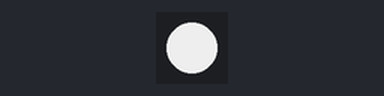
The sketch below on a simulated ESP32. On the bench: 1 RGB LEDs in strip order, left to right.

Above: at 0.06 s.
At 0.66 s:
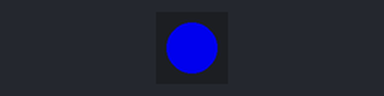
At 1.38 s:
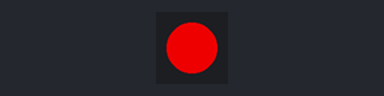
At 2.82 s:
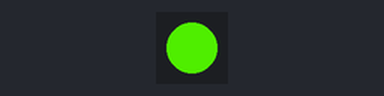
Timing chart, 0 to 3.1 s (numbered marks = the images above):
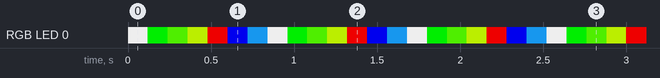

Measured:
- by itself, RGB LED 0: repeats every 0.84 s: RGB(0, 200, 0) 0.12 s, RGB(66, 200, 0) 0.12 s, RGB(157, 200, 0) 0.12 s, RGB(200, 0, 0) 0.12 s, RGB(0, 0, 200) 0.12 s, RGB(19, 127, 200) 0.12 s, RGB(200, 200, 200) 0.12 s
- by itself, everything shown: repeats every 0.84 s, in 7 steps

The sketch:

RGB_LED_Colors_Test.ino
```cpp
#include <Adafruit_NeoPixel.h>

#define DATA_PIN   25    // GPIO wired to Data In
#define NUM_LEDS   1

Adafruit_NeoPixel led(NUM_LEDS, DATA_PIN, NEO_GRB + NEO_KHZ800);


struct NamedColor {
  const char *name;
  uint8_t g, r, b;
};


NamedColor colors[] = {
  { "White", 255, 255, 255},
  { "red",  0, 255, 0 },
  { "orange", 85,  255,   0 },
  { "yellow", 200, 255,   0 },
  { "green", 255, 0, 0},
  { "blue", 0, 0, 255},
  { "purple", 25, 162, 255 },
};

const uint8_t NUM_COLORS = sizeof(colors) / sizeof(colors[0]);

void setup() {
  led.begin();
  led.setBrightness(200);   // 0–255, keep low while testing
  led.show();              // start off
}

void loop() {
  for (uint8_t i = 0; i < NUM_COLORS; i++) {
    led.setPixelColor(0, led.Color(colors[i].g, colors[i].r, colors[i].b));
    led.show();
    delay(120);
  }
}
```
